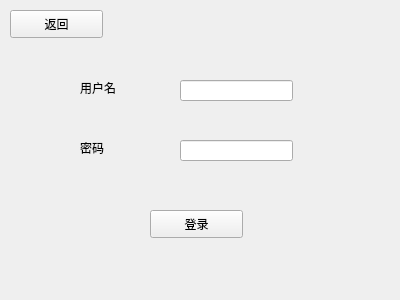
<?xml version="1.0" encoding="UTF-8"?>
<ui version="4.0">
 <class>manage_login</class>
 <widget class="QWidget" name="manage_login">
  <property name="geometry">
   <rect>
    <x>0</x>
    <y>0</y>
    <width>400</width>
    <height>300</height>
   </rect>
  </property>
  <property name="windowTitle">
   <string>Form</string>
  </property>
  <widget class="QLabel" name="label">
   <property name="geometry">
    <rect>
     <x>80</x>
     <y>80</y>
     <width>72</width>
     <height>15</height>
    </rect>
   </property>
   <property name="text">
    <string>用户名</string>
   </property>
  </widget>
  <widget class="QLineEdit" name="lineEdit">
   <property name="geometry">
    <rect>
     <x>180</x>
     <y>80</y>
     <width>113</width>
     <height>21</height>
    </rect>
   </property>
  </widget>
  <widget class="QLabel" name="label_2">
   <property name="geometry">
    <rect>
     <x>80</x>
     <y>140</y>
     <width>72</width>
     <height>15</height>
    </rect>
   </property>
   <property name="text">
    <string>密码</string>
   </property>
  </widget>
  <widget class="QLineEdit" name="lineEdit_2">
   <property name="geometry">
    <rect>
     <x>180</x>
     <y>140</y>
     <width>113</width>
     <height>21</height>
    </rect>
   </property>
  </widget>
  <widget class="QPushButton" name="pushButton">
   <property name="geometry">
    <rect>
     <x>150</x>
     <y>210</y>
     <width>93</width>
     <height>28</height>
    </rect>
   </property>
   <property name="text">
    <string>登录</string>
   </property>
  </widget>
  <widget class="QPushButton" name="pushButton_2">
   <property name="geometry">
    <rect>
     <x>10</x>
     <y>10</y>
     <width>93</width>
     <height>28</height>
    </rect>
   </property>
   <property name="text">
    <string>返回</string>
   </property>
  </widget>
 </widget>
 <resources/>
 <connections/>
</ui>
